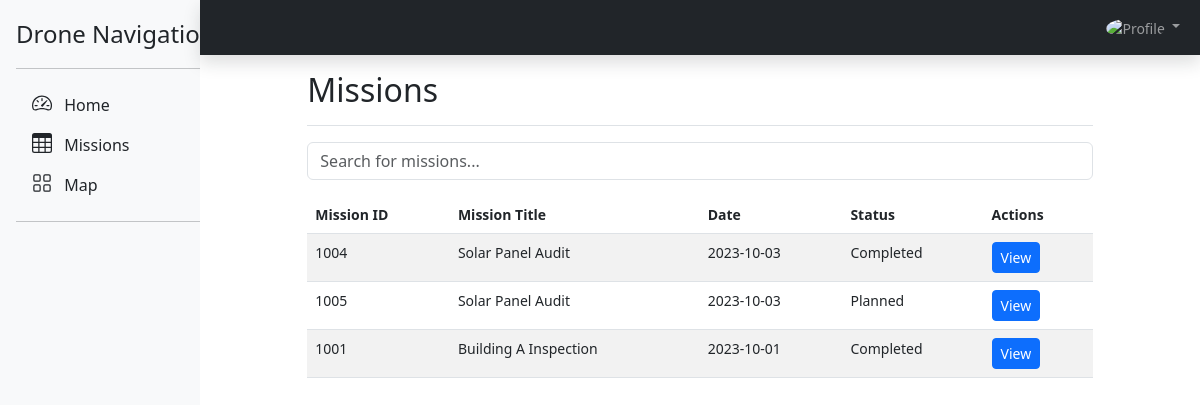
Screenshot of /php/src/fyp_frontend/dashboard/?page=1 (signed in) with the database file from the repository.
### tables this page shows
CREATE TABLE `missiontable` (
  `mission_id` int NOT NULL AUTO_INCREMENT,
  `user_id` int NOT NULL,
  `device_sn` varchar(32) DEFAULT NULL,
  `mission_name` varchar(255) NOT NULL,
  `mission_Flight_Route` varchar(255) DEFAULT NULL,
  `location` varchar(255) NOT NULL,
  `start_time` datetime NOT NULL,
  `end_time` datetime DEFAULT NULL,
  `status` varchar(50) NOT NULL DEFAULT 'planned',
  `notes` text,
  PRIMARY KEY (`mission_id`),
  KEY `missiontable_fk` (`user_id`),
  CONSTRAINT `missiontable_fk` FOREIGN KEY (`user_id`) REFERENCES `usertable` (`user_id`) ON DELETE RESTRICT ON UPDATE RESTRICT
);

### php/src/fyp_frontend/dashboard/_main/missions.inc.php (the view, shortened to what this page needs)
<?php
function getMissionsPage() {
  $pdo = dbconnect();
  if (isset($_SESSION['userid'])) {
    $user_id = $_SESSION['userid'];
  } else {
    echo '<p>Please <a href="../login/">login</a> to access the dashboard.</p>';
    return;
  }
  $query = "SELECT mission_id, mission_name, status, start_time FROM missiontable WHERE user_id = ? ORDER BY start_time DESC";
  $stmt = $pdo->prepare($query);
  $stmt->execute([$user_id]);
  $missions = $stmt->fetchAll(PDO::FETCH_ASSOC);
  ?>
  <main class="col-md-9 mx-auto col-lg-10 px-md-4">
    <div class="d-flex justify-content-between flex-wrap flex-md-nowrap align-items-center pt-3 pb-2 mb-3 border-bottom">
      <h1 class="h2">Missions</h1>
    </div>
    <div class="input-group mb-3">
      <input type="text" id="searchInput" class="form-control" placeholder="Search for missions..." onkeyup="filterTable()">
    </div>
  <?php if (count($missions) > 0) { ?>
    <table class="table table-striped table-hover" id="missionsTable">
      <thead class="thead-dark">
        <tr>
          <th>Mission ID</th>
          <th>Mission Title</th>
          <th>Date</th>
          <th>Status</th>
          <th>Actions</th>
        </tr>
      </thead>
      <tbody>
      <?php foreach ($missions as $row) {
          $missionId = htmlspecialchars($row['mission_id']);
          $missionName = htmlspecialchars($row['mission_name']);
          $status = htmlspecialchars($row['status']);
          $startTime = htmlspecialchars($row['start_time']);
      ?>
        <tr id="mission-<?php echo $missionId; ?>">
          <td><?php echo $missionId; ?></td>
          <td><?php echo $missionName; ?></td>
          <td><?php echo date('Y-m-d', strtotime($startTime)); ?></td>
          <td><?php echo ucfirst($status); ?></td>
          <td>
          <a href="?page=3&id=<?php echo urlencode($missionId); ?>" class="btn btn-primary btn-sm">View</a>
          </td>
        </tr>
      <?php } ?>
      </tbody>
    </table>
  <?php } else { ?>
    <p>No missions found.</p>
  <?php } ?>
  </main>
  <?php } ?>

### php/src/fyp_frontend/dashboard/dashboard.css (style rules this page uses)
body { font-size: 0.875rem; }

### php/src/fyp_frontend/dashboard/sidebars.css (style rules this page uses)
body { min-height: 100vh; min-height: -webkit-fill-available; }
html { height: -webkit-fill-available; }
main { height: 100vh; height: -webkit-fill-available; max-height: 100vh; overflow-x: auto; overflow-y: hidden; }

### rows the page displays
missiontable: mission_id "1004", mission_name "Solar Panel Audit", start_time "2023-10-03", status "Completed"
missiontable: mission_id "1005", mission_name "Solar Panel Audit", start_time "2023-10-03", status "Planned"
missiontable: mission_id "1001", mission_name "Building A Inspection", start_time "2023-10-01", status "Completed"
